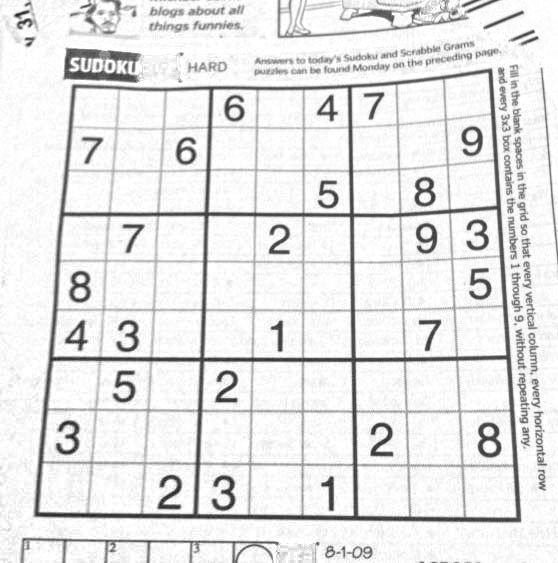
#> input picture Sudoku/Sudoku.png, 558 x 563 px, found by its file name
$ python 'Sudoku tutorial.py'   (older library calls are emulated)
#> lines starting #> are read from the running program, lines starting #| are printed output that depends on the picture; after the words box and inside, x2 and y2 are one past the last pixel; in counts of white or black regions, pixels touching at a corner belong together
import cv2
import numpy as np
import matplotlib.pyplot as plt
import pytesseract

pytesseract.pytesseract.tesseract_cmd = r"D:\JD\Tesseract-OCR\tesseract.exe"

# 1. Image PreProcessing ( closing operation )

img = cv2.imread('sudoku.png')
#> img is the input picture: shape (563, 558, 3); min 27, max 255, mean 229.5
img = cv2.GaussianBlur(img,(5,5),0)
gray = cv2.cvtColor(img,cv2.COLOR_BGR2GRAY)
mask = np.zeros((gray.shape),np.uint8)
kernel1 = cv2.getStructuringElement(cv2.MORPH_ELLIPSE,(11,11))

close = cv2.morphologyEx(gray,cv2.MORPH_CLOSE,kernel1)
div = np.float32(gray)/(close)
res = np.uint8(cv2.normalize(div,div,0,255,cv2.NORM_MINMAX))
res2 = cv2.cvtColor(res,cv2.COLOR_GRAY2BGR)

#2. Finding Sudoku Square and Creating Mask Image

thresh = cv2.adaptiveThreshold(res,255,0,1,19,2)
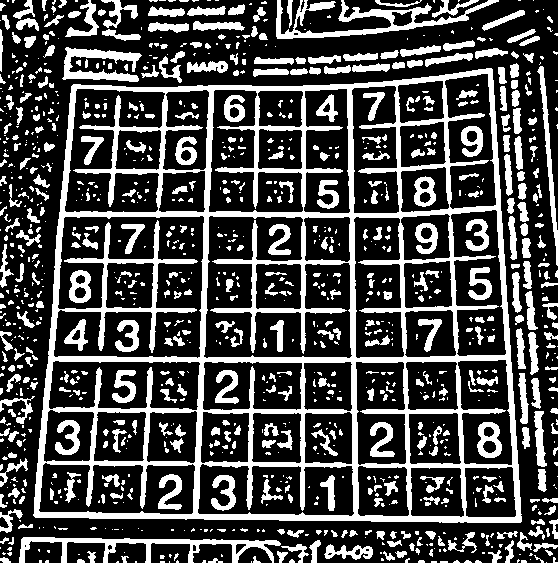
#> thresh: shape (563, 558); 29.1% white; 1095 white regions (643 under 20 px)
contour,hier = cv2.findContours(thresh,cv2.RETR_TREE,cv2.CHAIN_APPROX_SIMPLE)
#> contour = 1164 contours, 793 with area under 20; largest, box (x1, y1, x2, y2) and area: (33, 68, 522, 523) 198693, (53, 215, 205, 359) 16175, (203, 215, 353, 359) 14356, (64, 88, 166, 213) 8290, (197, 463, 355, 517) 7154

max_area = 0
best_cnt = None
for cnt in contour:
    area = cv2.contourArea(cnt)
    if area > 1000:
        if area > max_area:
            max_area = area
            best_cnt = cnt
#> this loop made 1164 passes
#> (area, max_area) on passes 76, 427: (1766, 1766), (198693, 198693)
#> area on passes 24, 26, 42, 43, 44, 45: 21, 32, 41, 34.5, 53.5, 46
#> after the loop, best_cnt = contour of 228 points, box (x1, y1, x2, y2) (33, 68, 522, 523), area 198693; max_area = 198693

cv2.drawContours(mask,[best_cnt],0,255,-1)
#> mask: shape (563, 558); 63.5% white; 1 black region, box (x1, y1, x2, y2) and area: (0, 0, 558, 563) 114565
cv2.drawContours(mask,[best_cnt],0,0,3)
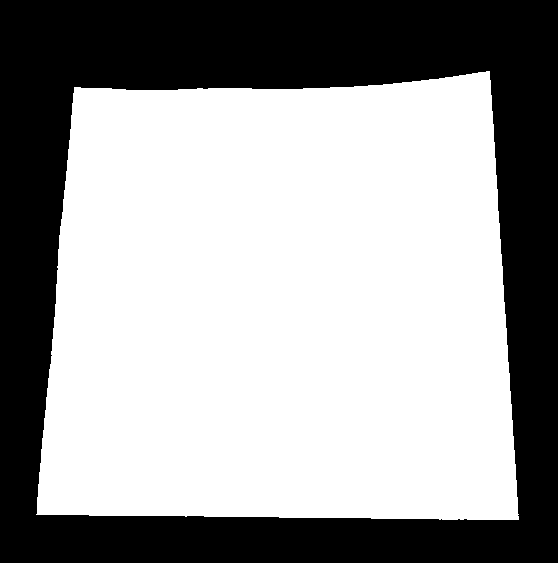
#> mask: shape (563, 558); 61.8% white; 1 black region, box (x1, y1, x2, y2) and area: (0, 0, 558, 563) 119921

res= cv2.bitwise_and(res,mask)
cv2.imshow('res',res)

#3. Finding Vertical lines

kernelx = cv2.getStructuringElement(cv2.MORPH_RECT,(2,10))

dx = cv2.Sobel(res,cv2.CV_16S,1,0)
dx = cv2.convertScaleAbs(dx)
cv2.normalize(dx,dx,0,255,cv2.NORM_MINMAX)
ret,close = cv2.threshold(dx,0,255,cv2.THRESH_BINARY+cv2.THRESH_OTSU)
#> close: shape (563, 558); 10.7% white; 160 white regions (27 under 20 px), largest, box (x1, y1, x2, y2) and area: (485, 71, 520, 520) 2317, (198, 88, 216, 359) 2221, (346, 86, 358, 359) 2184
#> ret = 107
close = cv2.morphologyEx(close,cv2.MORPH_DILATE,kernelx,iterations = 1)
#> close: shape (563, 558); 17.8% white; 61 white regions

contour, hier = cv2.findContours(close,cv2.RETR_EXTERNAL,cv2.CHAIN_APPROX_SIMPLE)
#> contour = 61 contours, 4 with area under 20; largest, box (x1, y1, x2, y2) and area: (191, 84, 217, 520) 4064, (346, 82, 362, 522) 3898, (438, 73, 469, 523) 2858, (36, 83, 79, 519) 2830, (392, 78, 414, 522) 2724
for cnt in contour:
    x,y,w,h = cv2.boundingRect(cnt)
    if h/w > 5:
        cv2.drawContours(close,[cnt],0,255,-1)
    else:
        cv2.drawContours(close,[cnt],0,0,-1)
#> this loop made 61 passes
#> (x, y, w, h) on passes 1 to 12: (319, 471, 18, 46), (210, 471, 29, 45), (155, 470, 30, 45), (490, 418, 15, 45), (476, 418, 13, 45), (369, 418, 27, 45), (54, 416, 29, 45), (213, 366, 28, 43), (125, 366, 14, 42), (110, 366, 14, 42), (114, 316, 28, 42), (423, 315, 21, 42)
#> (cnt, x, y, w, h) on passes 37, 41, 42, 43, 45, 48: ([[177, 85], [177, 94], [179, 94], [179, 85]], 177, 85, 3, 10), ([[202, 84], [202, 93], [204, 93], [204, 84]], 202, 84, 3, 10), ([[196, 84], [196, 93], [198, 93], [198, 84]], 196, 84, 3, 10), ([[125, 84], [125, 95], [127, 95], [127, 84]], 125, 84, 3, 12), ([[111, 83], [111, 94], [113, 94], [113, 83]], 111, 83, 3, 12), ([[80, 82], [80, 93], [82, 93], [82, 82]], 80, 82, 3, 12)
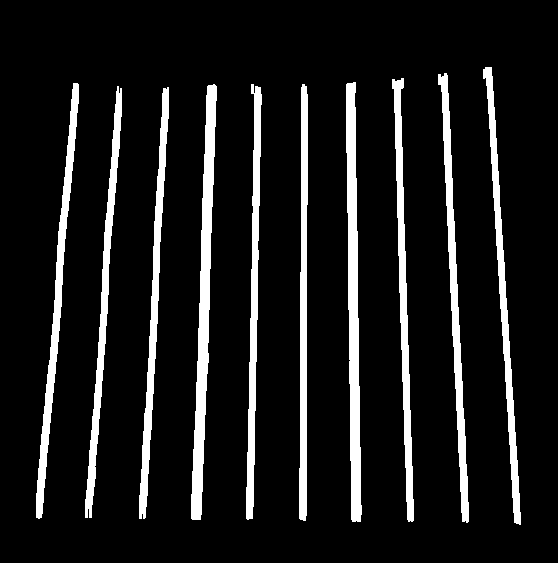
#> close: shape (563, 558); 10.8% white; 10 white regions, largest, box (x1, y1, x2, y2) and area: (191, 84, 217, 520) 4506, (346, 82, 362, 522) 4345, (438, 73, 469, 523) 3317
close = cv2.morphologyEx(close,cv2.MORPH_CLOSE,None,iterations = 2)
#> close: shape (563, 558); 10.8% white; 10 white regions, largest, box (x1, y1, x2, y2) and area: (191, 84, 217, 520) 4506, (346, 82, 362, 522) 4347, (438, 73, 469, 523) 3325
closex = close.copy()

#4. Finding Horizontal Lines
kernely = cv2.getStructuringElement(cv2.MORPH_RECT,(10,2))
dy = cv2.Sobel(res,cv2.CV_16S,0,2)
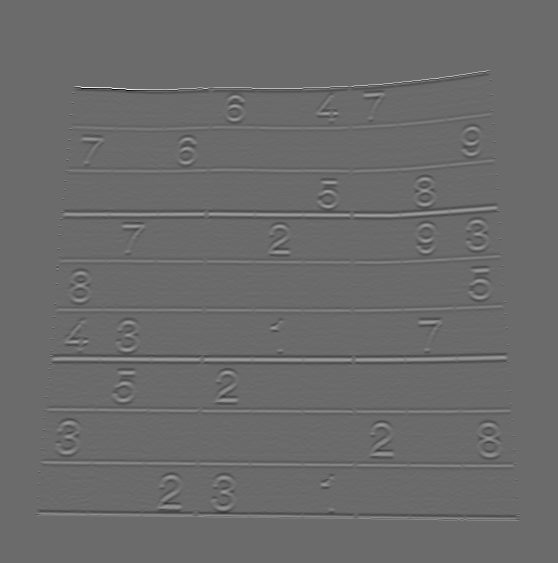
#> dy: shape (563, 558) int16; min -530, max 733, mean 0; drawn with min black and max white
dy = cv2.convertScaleAbs(dy)
cv2.normalize(dy,dy,0,255,cv2.NORM_MINMAX)
ret,close = cv2.threshold(dy,0,255,cv2.THRESH_BINARY+cv2.THRESH_OTSU)
#> close: shape (563, 558); 7.6% white; 433 white regions (319 under 20 px), largest, box (x1, y1, x2, y2) and area: (35, 487, 520, 521) 2644, (74, 70, 490, 111) 2081, (50, 343, 202, 364) 1341
#> ret = 61
close = cv2.morphologyEx(close,cv2.MORPH_DILATE,kernely)
#> close: shape (563, 558); 15.6% white; 90 white regions

contour, hier = cv2.findContours(close,cv2.RETR_EXTERNAL,cv2.CHAIN_APPROX_SIMPLE)
#> contour = 90 contours, 44 with area under 20; largest, box (x1, y1, x2, y2) and area: (46, 318, 514, 366) 6144, (56, 178, 504, 233) 5308, (31, 472, 525, 522) 4811, (68, 70, 495, 125) 3626, (41, 368, 515, 416) 3270

for cnt in contour:
    x,y,w,h = cv2.boundingRect(cnt)
    if w/h > 5:
        cv2.drawContours(close,[cnt],0,255,-1)
    else:
        cv2.drawContours(close,[cnt],0,0,-1)
#> this loop made 90 passes
#> (x, y, w, h) on passes 5, 6, 8, 9, 14, 15, 16, 17, 19, 28, 29, 36: (316, 474, 23, 16), (31, 472, 494, 50), (36, 459, 485, 11), (477, 450, 28, 11), (366, 432, 33, 28), (39, 429, 11, 3), (475, 420, 30, 25), (369, 420, 27, 14), (52, 418, 32, 40), (210, 368, 33, 38), (41, 368, 474, 48), (266, 318, 22, 15)
#> (cnt, x, y, w, h) on passes 1, 2, 3, 4, 7, 10: ([[513, 496], [513, 498], [522, 498], [522, 496]], 513, 496, 10, 3), ([[33, 496], [33, 498], [42, 498], [42, 496]], 33, 496, 10, 3), ([[34, 483], [34, 485], [43, 485], [43, 483]], 34, 483, 10, 3), ([[512, 479], [512, 481], [521, 481], [521, 479]], 512, 479, 10, 3), ([[35, 471], [35, 473], [44, 473], [44, 471]], 35, 471, 10, 3), ([[510, 449], [510, 451], [519, 451], [519, 449]], 510, 449, 10, 3)
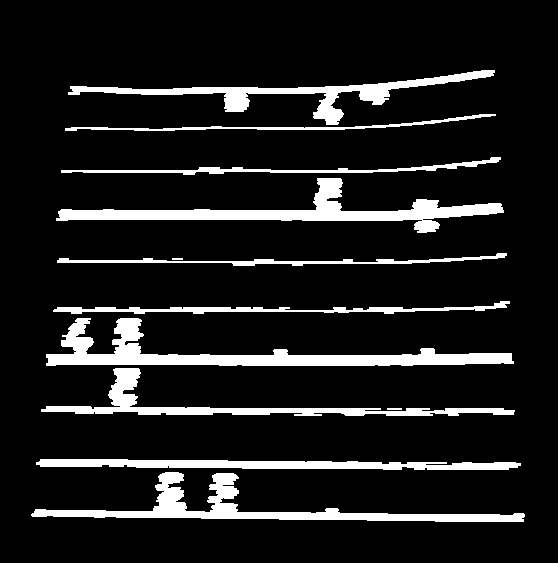
#> close: shape (563, 558); 11.4% white; 12 white regions, largest, box (x1, y1, x2, y2) and area: (46, 318, 514, 366) 6761, (56, 178, 504, 233) 5853, (31, 472, 525, 522) 5458

close = cv2.morphologyEx(close,cv2.MORPH_DILATE,None,iterations = 2)
#> close: shape (563, 558); 18.4% white; 6 white regions, box (x1, y1, x2, y2) and area: (39, 299, 517, 418) 19591, (29, 457, 527, 524) 13877, (63, 68, 498, 133) 9403, (54, 176, 506, 235) 8130, (55, 251, 509, 268) 3468, (59, 155, 503, 177) 3467
closey = close.copy()

cv2.imshow('closex',closex)
cv2.imshow('closey',closey)
#5. Finding Grid Points

res = cv2.bitwise_and(closex,closey)
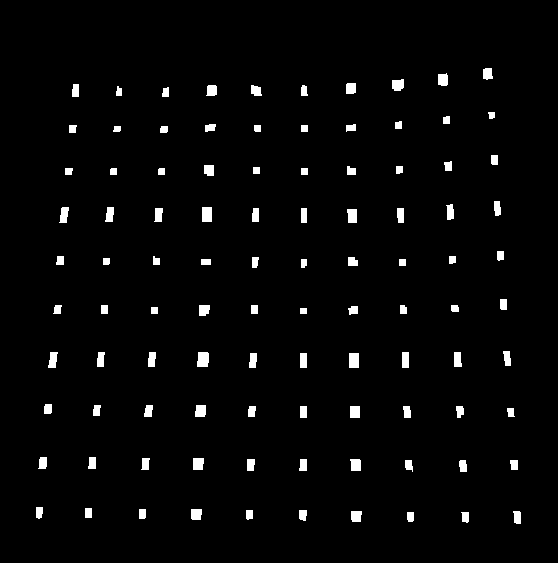
#> res: shape (563, 558); 2.6% white; 100 white regions

cv2.imshow('res',res)

#6. Correcting the defects

contour, hier = cv2.findContours(res,cv2.RETR_LIST,cv2.CHAIN_APPROX_SIMPLE)
#> contour = 100 contours; largest, box (x1, y1, x2, y2) and area: (197, 352, 209, 367) 142, (349, 353, 359, 368) 126, (202, 207, 212, 222) 126, (347, 209, 357, 223) 108, (193, 458, 204, 470) 104
centroids = []
for cnt in contour:
    mom = cv2.moments(cnt)
    (x,y) = int(mom['m10']/mom['m00']), int(mom['m01']/mom['m00'])
    cv2.circle(img,(x,y),4,(0,255,0),-1)
    centroids.append((x,y))
#> this loop made 100 passes
#> (x, y) on passes 1, 2, 3, 4, 5, 6, 7, 8, 10, 11, 12, 13: (465, 516), (410, 516), (516, 516), (355, 515), (302, 514), (248, 514), (195, 513), (141, 513), (38, 511), (513, 464), (462, 465), (408, 464)
#> cnt on passes 24, 25, 31, 32, 35, 41: [[350, 406], [350, 417], [359, 417], [359, 406]], [[300, 406], [300, 417], [306, 417], [306, 406]], [[349, 353], [349, 367], [358, 367], [358, 353]], [[300, 353], [300, 367], [306, 367], [306, 353]], [[402, 352], [402, 367], [408, 367], [408, 352]], [[300, 308], [300, 313], [306, 313], [306, 308]]

centroids = np.array(centroids,dtype = np.float32)
c = centroids.reshape((100,2))
c2 = c[np.argsort(c[:,1])]

b = np.vstack([c2[i*10:(i+1)*10][np.argsort(c2[i*10:(i+1)*10,0])] for i in range(10)])
bm = b.reshape((10,10,2))


src =  np.array( [bm[0][0],bm[0][9],bm[9][0],bm[9][9]], np.float32)
dst = np.array( [[0,0],[450,0],[0,450],[450,450]], np.float32)
retval = cv2.getPerspectiveTransform(src,dst)
warp = cv2.warpPerspective(res2,retval,(450,450))

x=450/9
normal_color=warp.copy()
warp =cv2.cvtColor(warp ,cv2.COLOR_BGR2GRAY)
#> warp: shape (450, 450)
numbers=[]
thresh = cv2.threshold(gray , 0, 255, cv2.THRESH_BINARY_INV + cv2.THRESH_OTSU)[1]
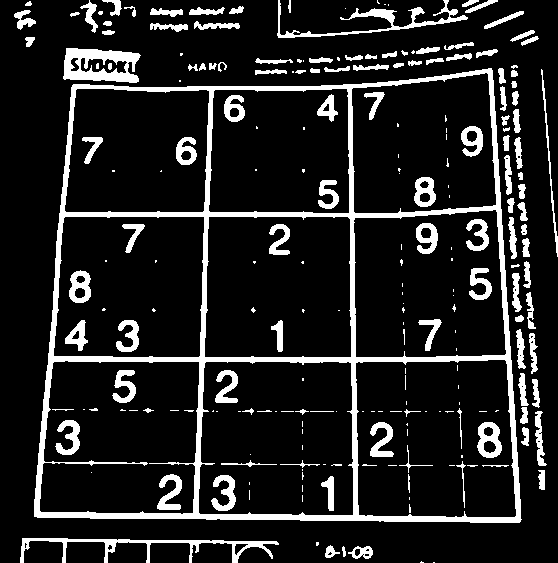
#> thresh: shape (563, 558); 13.4% white; 229 white regions (107 under 20 px), largest, box (x1, y1, x2, y2) and area: (34, 68, 522, 523) 18623, (63, 48, 141, 83) 1678, (20, 538, 279, 563) 1509

# [8 lines of commented-out code are left out]


for row in range(9):
    for col in range(9):

        row=row
        col=col

        row_top_left=row*x
        row_top_left=int(row_top_left)
        col_top_left=col*x
        col_top_left=int(col_top_left)

        row_bottom_right=(row+1)*x
        row_bottom_right=int(row_bottom_right)
        col_bottom_right=(col+1)*x
        col_bottom_right=int(col_bottom_right)

        x1,y1=row_top_left,col_top_left
        x2,y2=row_bottom_right,col_bottom_right

        cv2.rectangle(warp,(x1,y1),(x2,y2),(0,255,0),1)

        img_big=warp[col_top_left:col_bottom_right, row_top_left:row_bottom_right]

        cnts,_=cv2.findContours(img_big,cv2.RETR_LIST,cv2.CHAIN_APPROX_SIMPLE)
        for cnt in cnts:
            x_small,y_small,w_small,h_small=cv2.boundingRect(cnt)
            # img=frame[y:y+h,x:x+w]
            if h_small/w_small<3:

                cv2.rectangle(warp,(x_small,y_small),(x_small+w_small,y_small+h_small),(0,255,0),2)

                img=img_big[y_small:y_small+h_small,x_small:x_small+w_small]


            # cv2.imshow('img',img)
#> (the run stopped early here; a loop or call above may not have finished)
